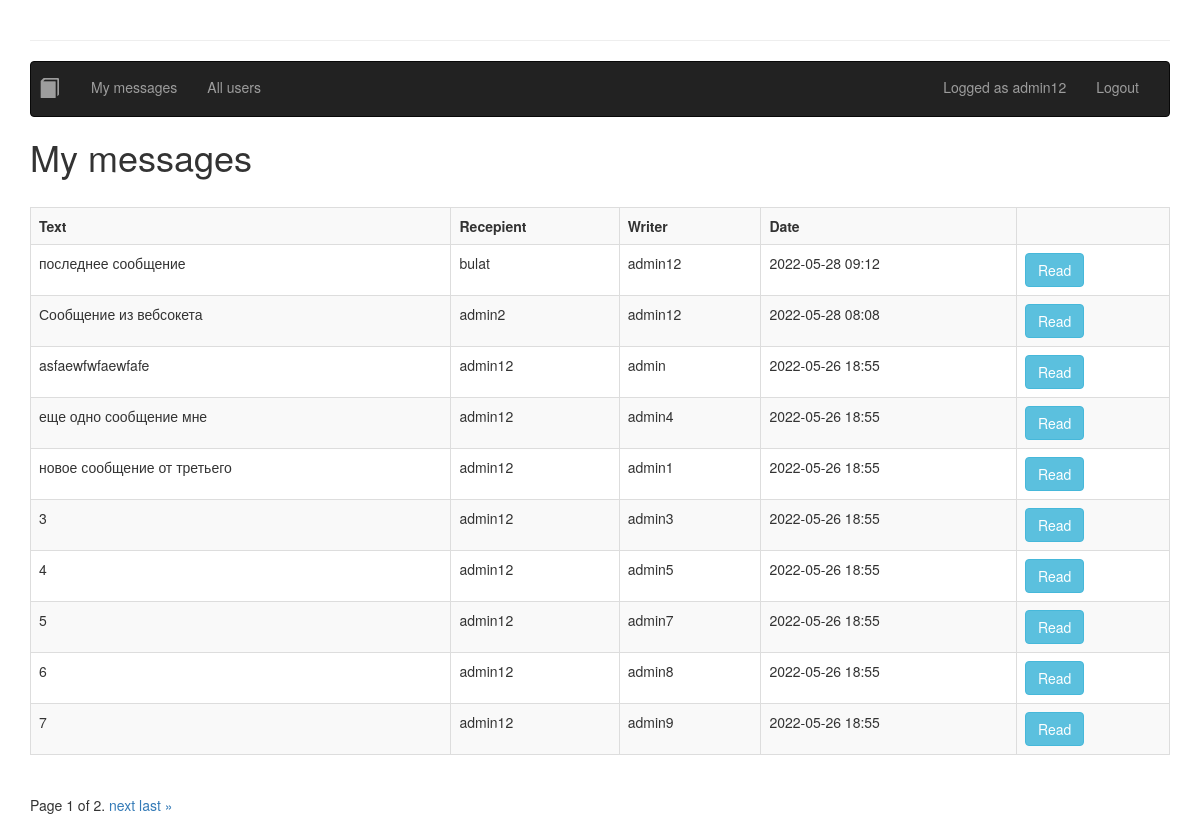
The app's page /chat/ (signed in), older data.
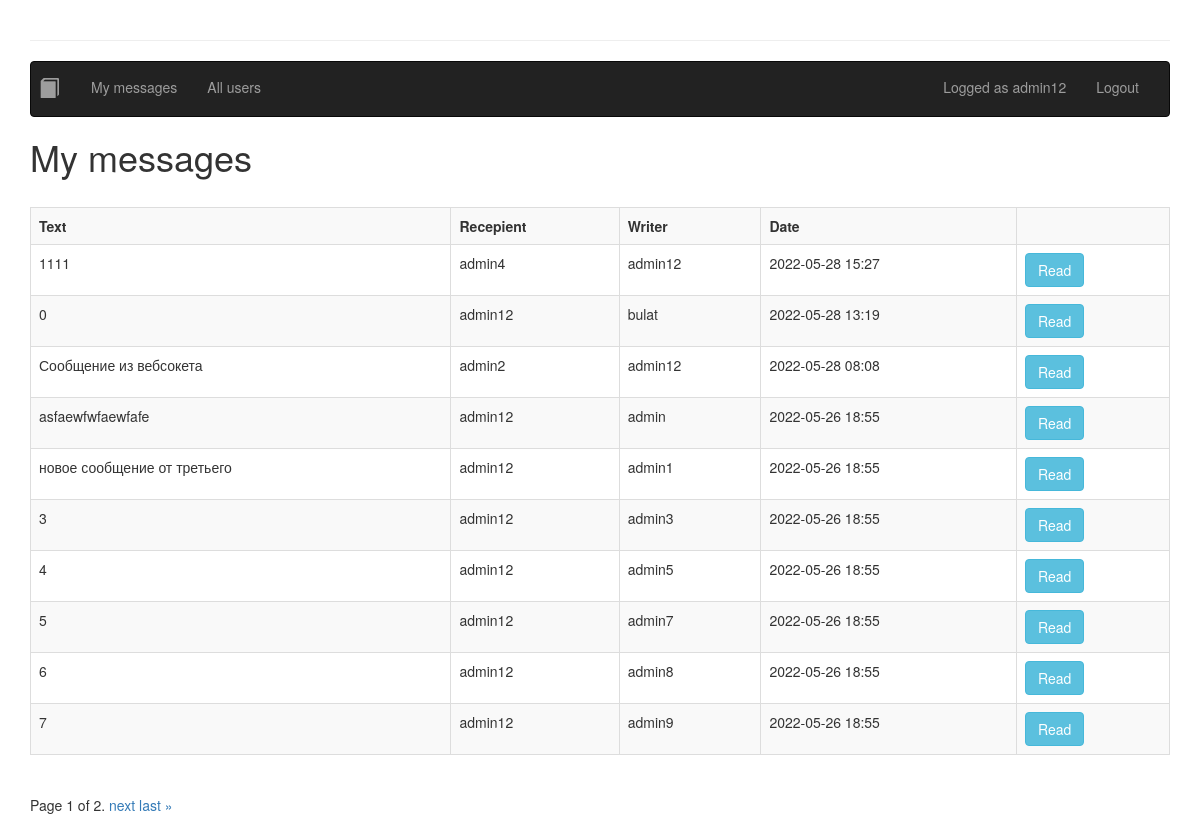
The same page, newer data.
### chat/models.py (models this page shows, shortened)
class MessageModel(models.Model):
    user = models.ForeignKey(User, on_delete=models.CASCADE,
                             verbose_name='user',
                             related_name='from_user')
    recipient = models.ForeignKey(User, on_delete=models.CASCADE,
                                  verbose_name='recipient',
                                  related_name='to_user')
    date = models.DateTimeField(auto_now_add=True)
    body = models.TextField('body')

### intra/models.py (models this page shows)
class User(AbstractUser):
    description = models.TextField(null=True)
    picture = models.ImageField(blank=True, upload_to="", null=True)

### chat/views.py (the view)
# urls.py: path('', views.ChatListView.as_view(), name='chat'),
class ChatListView(LoginRequiredMixin, ListView):
    login_url = reverse_lazy('login')
    queryset = MessageModel.objects.filter()
    template_name = 'chat/chat_list.html'
    paginate_by = 10
    def get_queryset(self):
        all_messages = self.queryset.filter(
            Q(recipient=self.request.user) |
            Q(user=self.request.user)
        ).order_by('-date')
        messages_ok = []
        partners = list()
        for message in all_messages:
            key = {message.user.id, message.recipient.id}
            if key in partners:
                continue
            messages_ok.append(message.id)
            partners.append(key)
        return all_messages.filter(pk__in=messages_ok)

### chat/templates/chat/chat_list.html (shortened to what this page needs)
{% extends 'base.html' %} {% load bootstrap3 %} {% load i18n %}
{% block content %}
{% include 'nav.html' %}
    <h1>My messages</h1>
    <div>
  <div class="table-responsive">
<br>
    <table class="table table-striped table-bordered table-hover">
      <tr>
        <th>{% trans 'Text' %}</th>
        <th>{% trans 'Recepient' %}</th>
        <th>{% trans 'Writer' %}</th>
        <th>{% trans 'Date' %}</th>
        <th></th>
      </tr>
      {% for message in object_list %}
      <tr>
        <td>{{ message.body|truncatechars:30 }}</td>
        <td>{{ message.recipient }}</td>
        <td>{{ message.user }}</td>
        <td>{{ message.date|date:'Y-m-d H:i' }}</td>
        <td>
            {% if request.user.id == message.recipient.id %}
          <a href="{% url 'chat_detail' user_id=message.user.id %}" class="btn btn-info">Read</a>
            {% else %}
          <a href="{% url 'chat_detail' user_id=message.recipient.id %}" class="btn btn-info">Read</a>
            {% endif %}
        </td>
      </tr>
      {% endfor %}
    </table>
  <div class="pagination">
    <span class="step-links">
        <span class="current">
            Page {{ page_obj.number }} of {{ page_obj.paginator.num_pages }}.
        </span>
        {% if page_obj.has_next %}
            <a href="?page={{ page_obj.next_page_number }}">next</a>
            <a href="?page={{ page_obj.paginator.num_pages }}">last &raquo;</a>
        {% endif %}
    </span>
</div>
  </div>
</div>
{% endblock content %}

Row changes from the older to the newer data that the page shows:
no longer on this page (row unchanged): MessageModel: body "последнее сообщение", recipient "bulat", user "admin12", date "2022-05-28 09:12", shows "Read"
no longer on this page (row unchanged): MessageModel: body "еще одно сообщение мне", recipient "admin12", user "admin4", date "2022-05-26 18:55", shows "Read"
added MessageModel: body "1111", recipient "admin4", user "admin12", date "2022-05-28 15:27", shows "Read"
added MessageModel: body "0", recipient "admin12", user "bulat", date "2022-05-28 13:19", shows "Read"
